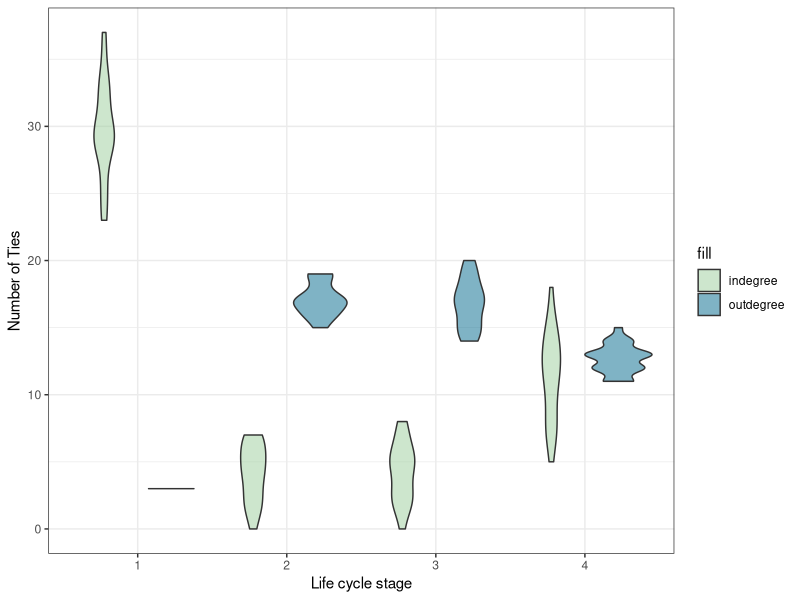
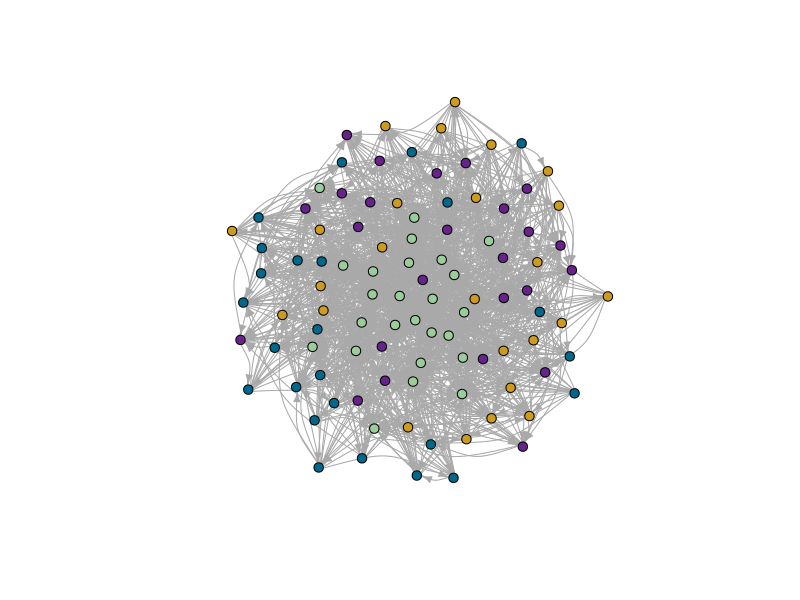
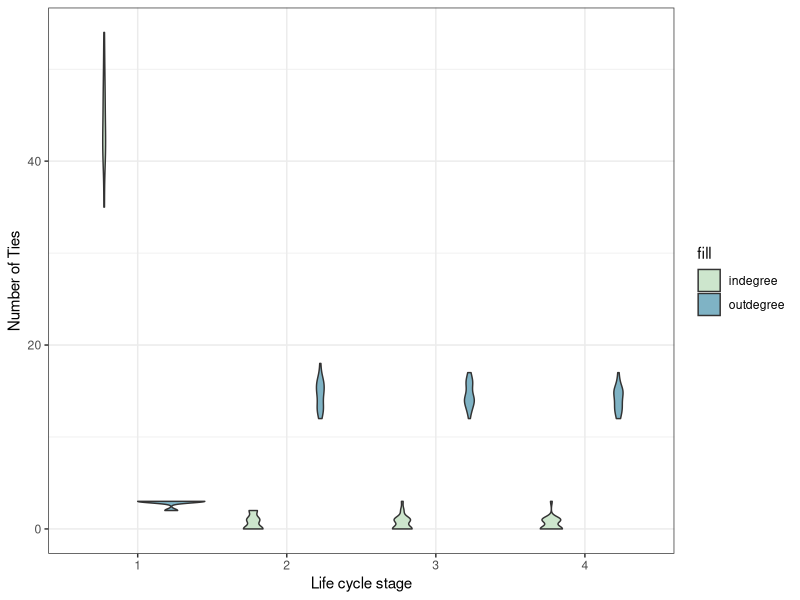
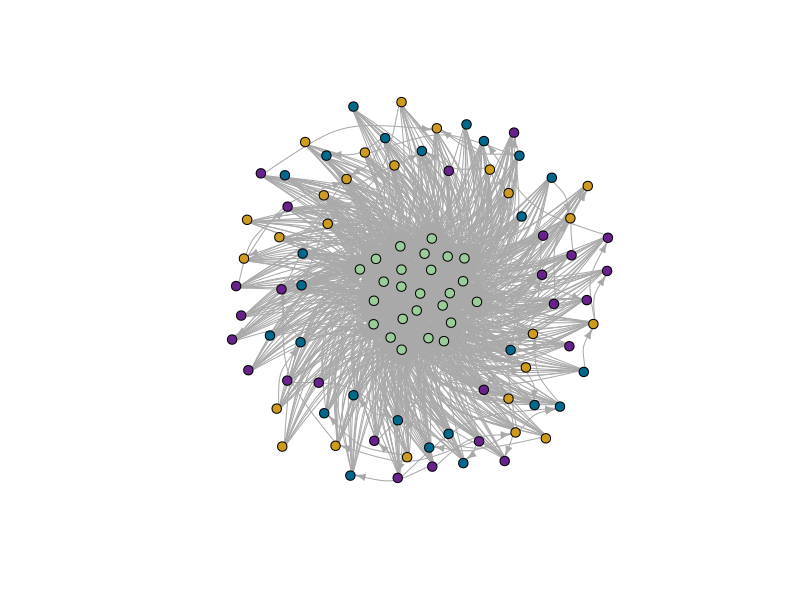
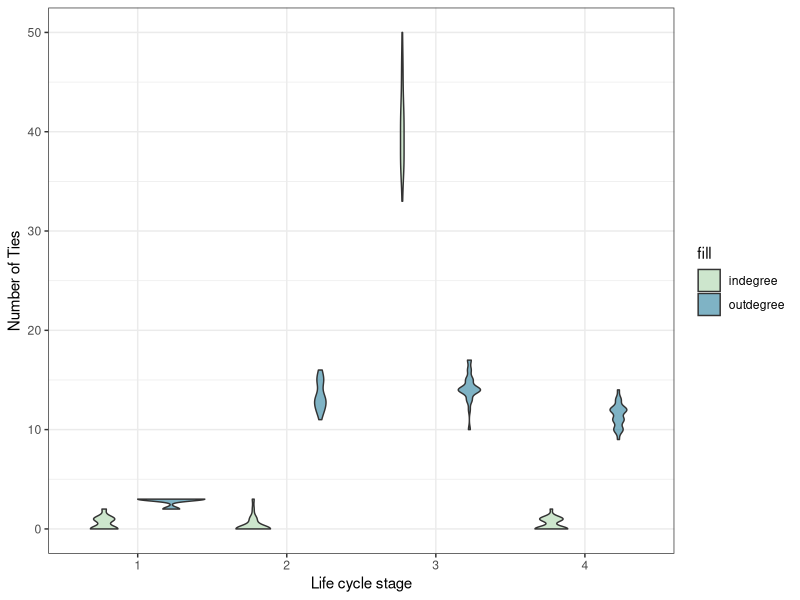
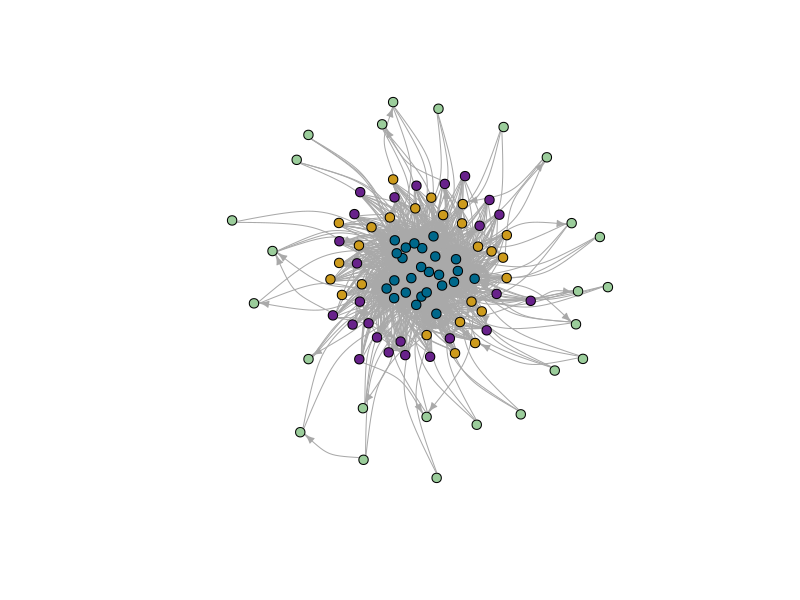
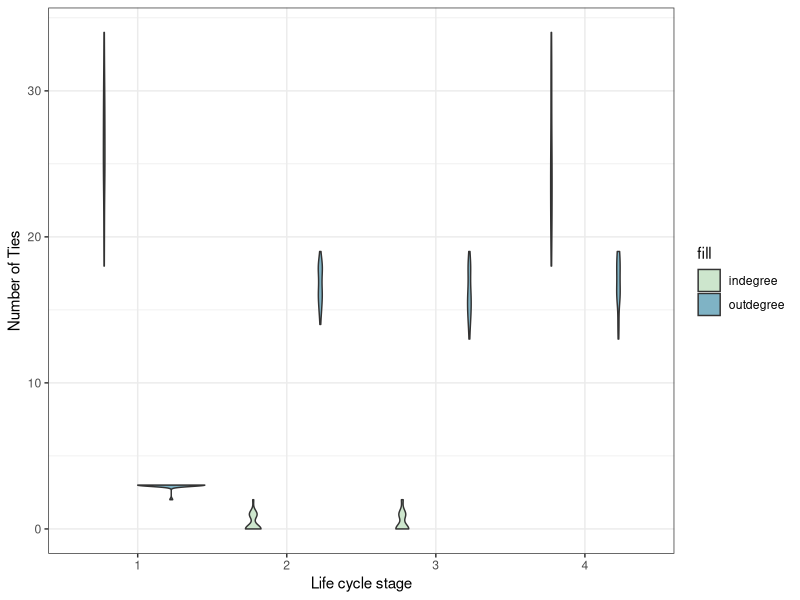
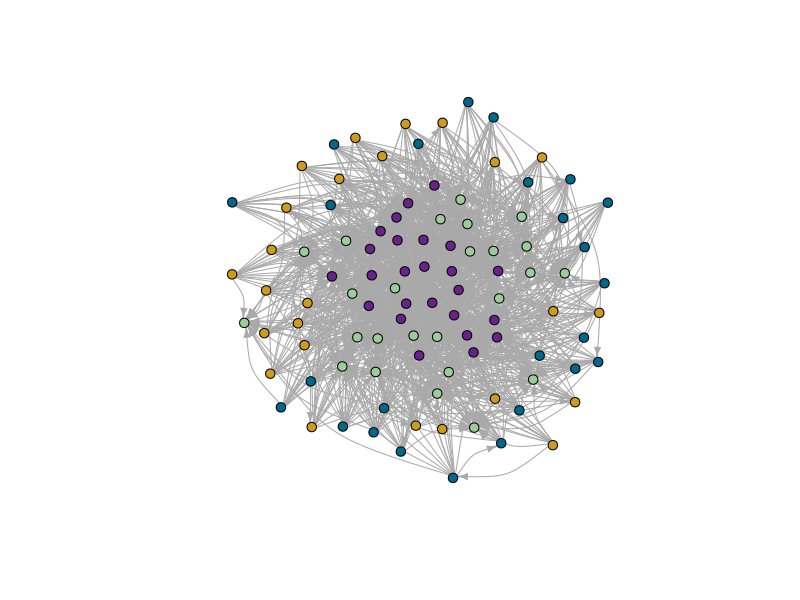

Write the R code that produced these figures, in order.
# Simulate network with SBM and node-specific max degree ----

# Load packages
#install.packages("igraph")
library(igraph)
#install.packages("ggplot2")
library(ggplot2)

## Function to simulate SBM with max out degre ----

# Load function
simulate_SBM_max_degree <- function(n, block_sizes, block_probs, max_deg, block_assignments) {
  adj_matrix <- matrix(0, nrow = n, ncol = n)
  for (i in 1:n) {
    potential_out_edges <- setdiff(1:n, i)
    prob <- block_probs[block_assignments[i], block_assignments[potential_out_edges]]
    prob[is.na(prob)] <- 0
    out_edges <- sample(potential_out_edges, size = max_deg[i], replace = TRUE, prob = prob)
    adj_matrix[i, out_edges] <- 1
      }
  return(adj_matrix)
}

### Set the parameters ----

# Specify the number of nodes and the number of blocks
N <- 100
num_blocks <- 4
block_sizes <- c(25, 25, 25, 25)

# Given eventual changing block assignments (e.g., individuals age), should probably create a unique ID for individuals and match on that
#create a data frame for individuals and their IDs
indiv <- data.frame(
  ID = 1:N, 
  block_assignments = rep(1:4, each=25)
)

# Define maximum out-degree for each node
# Here we create a vector of max outdegrees for each block
# But you can just supply the vector of food return counts
food_returns <- c(rep(3, 25), rep(20, 25), rep(20, 25), rep(15, 25))
max_deg <- food_returns

# Specify the probability of a connection between each pair of blocks
# This is the probability of each block sharing with each other block
# e.g., think of block 1 as kids and they are very unlike to share
# column 2 could be young adults and they're likely to share most with children and elderly (i.e., elements 1 and 4 in that column)
# Need to play around with the probabilities
block_probs <- matrix(c(0.001, 0.01, 0.01, 0.01,
                        0.001, 0.001, 0.001, 0.001,
                        0.001, 0.001, 0.001, 0.001,
                        0.001, 0.01, 0.001, 0.001),
                      nrow = num_blocks, ncol = num_blocks)
block_probs

### Generate the network ----

network <- simulate_SBM_max_degree(N, block_sizes, block_probs, max_deg, indiv$block_assignments)

#number of ties observed in the network 
sum(network)

# Look to see who's sending and receiving ties
indiv$out_degree <- rowSums(network)
indiv$in_degree <- colSums(network)
#check how it looks like
indiv

#plot it!
#prepare data
data <- reshape(indiv, 
        direction = "long",
        varying = list(names(indiv)[3:4]),
        v.names = "value",
        idvar = c("ID", "block_assignments"),
        timevar = "degree",
        times = c("outdegree", "indegree")
       )

y_limit_max <- range(data$value)[2]
# Take a quick look at the distributions of in and out-degree
  ggplot(data, aes(fill=factor(degree), y=value, x=factor(block_assignments))) + 
    geom_violin(position="dodge", alpha=0.5) +
    scale_fill_manual(values=c("darkseagreen3", "deepskyblue4"), name="fill") +
    theme_bw()  +
    xlab("Life cycle stage") +
    ylab("Number of Ties") +
    ylim(0,y_limit_max)

#prepare network plot
g <- graph_from_adjacency_matrix(network)
V(g)$ID <- indiv$ID
V(g)$stage_class <- indiv$block_assignments[match(V(g)$ID, indiv$ID)]
V(g)$colour[V(g)$stage_class == 1] <- "darkseagreen3" #juvenile
V(g)$colour[V(g)$stage_class == 2] <- "goldenrod3" #adult
V(g)$colour[V(g)$stage_class == 3] <- "deepskyblue4" #reproductive career
V(g)$colour[V(g)$stage_class == 4] <- "darkorchid4" #post-reproductive

#check network properties
edge_density(g)
reciprocity(g)
transitivity(g)
centralization.degree(g, "out")
centralization.degree(g, "in")

# Lets plot to see what the network looks like
# We'll colour by stage class 
plot(g, edge.arrow.size=0.5, vertex.size=5,
      vertex.label = NA, vertex.color = V(g)$colour, edge.curved=0.4, layout = layout_nicely)

## Playing with the network ----

### Change the probabilities in the block matrix ----

#### Resource transfers towards juveniles ----

# Specify the number of nodes and the number of blocks
N <- 100
num_blocks <- 4
block_sizes <- c(25, 25, 25, 25)

# Given eventual changing block assignments (e.g., individuals age), should probably create a unique ID for individuals and match on that
#create a data frame for individuals and their IDs
indiv_downt <- data.frame(
  ID = 1:N, 
  block_assignments = rep(1:4, each=25)
)

# Define maximum out-degree for each node
# Here we create a vector of max outdegrees for each block
# But you can just supply the vector of food return counts
food_returns <- c(rep(3, 25), rep(20, 25), rep(20, 25), rep(20, 25))
max_deg <- food_returns

# set up a block matrix where juveniles are the ones that receive more but share the less (i.e. downward transfers) 
block_probs_downt <- matrix(c(0.1, 0.1, 0.1, 0.1,
                        0.001, 0.001, 0.001, 0.001,
                        0.001, 0.001, 0.001, 0.001,
                        0.001, 0.001, 0.001, 0.001),
                      nrow = num_blocks, ncol = num_blocks)
block_probs_downt

##### Generate the network ----

network <- simulate_SBM_max_degree(N, block_sizes, block_probs_downt, max_deg, indiv_downt$block_assignments)

#number of ties observed in the network 
sum(network)

# Look to see who's sending and receiving ties
indiv_downt$out_degree <- rowSums(network)
indiv_downt$in_degree <- colSums(network)
#check how it looks like
indiv_downt

#plot it!
#prepare data
data <- reshape(indiv_downt, 
                direction = "long",
                varying = list(names(indiv_downt)[3:4]),
                v.names = "value",
                idvar = c("ID", "block_assignments"),
                timevar = "degree",
                times = c("outdegree", "indegree")
)

y_limit_max <- range(data$value)[2]
# Take a quick look at the distributions of in and out-degree
ggplot(data, aes(fill=factor(degree), y=value, x=factor(block_assignments))) + 
  geom_violin(position="dodge", alpha=0.5) +
  scale_fill_manual(values=c("darkseagreen3", "deepskyblue4"), name="fill") +
  theme_bw()  +
  xlab("Life cycle stage") +
  ylab("Number of Ties") +
  ylim(0,y_limit_max)

#prepare network plot
g_downt <- graph_from_adjacency_matrix(network)
V(g_downt)$ID <- indiv_downt$ID
V(g_downt)$stage_class <- indiv_downt$block_assignments[match(V(g_downt)$ID, indiv_downt$ID)]
V(g_downt)$colour[V(g_downt)$stage_class == 1] <- "darkseagreen3" #juvenile
V(g_downt)$colour[V(g_downt)$stage_class == 2] <- "goldenrod3" #adult
V(g_downt)$colour[V(g_downt)$stage_class == 3] <- "deepskyblue4" #reproductive career
V(g_downt)$colour[V(g_downt)$stage_class == 4] <- "darkorchid4" #post-reproductive
        
#check network properties
edge_density(g_downt)
reciprocity(g_downt)
transitivity(g_downt)
centralization.degree(g_downt, "out")
centralization.degree(g_downt, "in")

# Lets plot to see what the network looks like
# We'll colour by stage class 
plot(g_downt, edge.arrow.size=0.5, vertex.size=5,
       vertex.label = NA, vertex.color = V(g_downt)$colour, edge.curved=0.4, layout = layout_nicely)

#### Resource transfers towards reproductive career ----

# Specify the number of nodes and the number of blocks
N <- 100
num_blocks <- 4
block_sizes <- c(25, 25, 25, 25)

# Given eventual changing block assignments (e.g., individuals age), should probably create a unique ID for individuals and match on that
#create a data frame for individuals and their IDs
indiv_repro <- data.frame(
  ID = 1:N, 
  block_assignments = rep(1:4, each=25)
)

# Define maximum out-degree for each node
# Here we create a vector of max outdegrees for each block
# But you can just supply the vector of food return counts
food_returns <- c(rep(3, 25), rep(20, 25), rep(20, 25), rep(15, 25))
max_deg <- food_returns

# set up a block matrix where juveniles are the ones that receive more but share the less (i.e. downward transfers) 
block_probs_repro <- matrix(c(0.001, 0.001, 0.001, 0.001,
                              0.001, 0.001, 0.001, 0.001,
                              0.1, 0.1, 0.1, 0.1,
                              0.001, 0.001, 0.001, 0.001),
                            nrow = num_blocks, ncol = num_blocks)
block_probs_repro

##### Generate the network ----

network <- simulate_SBM_max_degree(N, block_sizes, block_probs_repro, max_deg, indiv_repro$block_assignments)

#number of ties observed in the network 
sum(network)

# Look to see who's sending and receiving ties
indiv_repro$out_degree <- rowSums(network)
indiv_repro$in_degree <- colSums(network)
#check how it looks like
indiv_repro

#plot it!
#prepare data
data <- reshape(indiv_repro, 
                direction = "long",
                varying = list(names(indiv_repro)[3:4]),
                v.names = "value",
                idvar = c("ID", "block_assignments"),
                timevar = "degree",
                times = c("outdegree", "indegree")
)

y_limit_max <- range(data$value)[2]
# Take a quick look at the distributions of in and out-degree
ggplot(data, aes(fill=factor(degree), y=value, x=factor(block_assignments))) + 
  geom_violin(position="dodge", alpha=0.5) +
  scale_fill_manual(values=c("darkseagreen3", "deepskyblue4"), name="fill") +
  theme_bw()  +
  xlab("Life cycle stage") +
  ylab("Number of Ties") +
  ylim(0,y_limit_max)

#prepare network plot
g_repro <- graph_from_adjacency_matrix(network)
V(g_repro)$ID <- indiv_repro$ID
V(g_repro)$stage_class <- indiv_repro$block_assignments[match(V(g_repro)$ID, indiv_repro$ID)]
V(g_repro)$colour[V(g_repro)$stage_class == 1] <- "darkseagreen3" #juvenile
V(g_repro)$colour[V(g_repro)$stage_class == 2] <- "goldenrod3" #adult
V(g_repro)$colour[V(g_repro)$stage_class == 3] <- "deepskyblue4" #reproductive career
V(g_repro)$colour[V(g_repro)$stage_class == 4] <- "darkorchid4" #post-reproductive
        
#check network properties
edge_density(g_repro)
reciprocity(g_repro)
transitivity(g_repro)
centralization.degree(g_repro, "out")
centralization.degree(g_repro, "in")
      
# Lets plot to see what the network looks like
# We'll colour by stage class 
plot(g_repro, edge.arrow.size=0.5, vertex.size=5,
vertex.label = NA, vertex.color = V(g_repro)$colour, edge.curved=0.4, layout = layout_nicely)
      
#### Resource transfers towards juveniles and post-reproductive ----

# Specify the number of nodes and the number of blocks
N <- 100
num_blocks <- 4
block_sizes <- c(25, 25, 25, 25)

# Given eventual changing block assignments (e.g., individuals age), should probably create a unique ID for individuals and match on that
#create a data frame for individuals and their IDs
indiv_juvepost <- data.frame(
  ID = 1:N, 
  block_assignments = rep(1:4, each=25)
)

# Define maximum out-degree for each node
# Here we create a vector of max outdegrees for each block
# But you can just supply the vector of food return counts
food_returns <- c(rep(3, 25), rep(20, 25), rep(20, 25), rep(20, 25))
max_deg <- food_returns

# set up a block matrix where juveniles are the ones that receive more but share the less (i.e. downward transfers) 
block_probs_juvepost <- matrix(c(0.1, 0.1, 0.1, 0.1,
                              0.001, 0.001, 0.001, 0.001,
                              0.001, 0.001, 0.001, 0.001,
                              0.1, 0.1, 0.1, 0.1),
                            nrow = num_blocks, ncol = num_blocks)
block_probs_juvepost

##### Generate the network ----

network <- simulate_SBM_max_degree(N, block_sizes, block_probs_juvepost, max_deg, indiv_juvepost$block_assignments)

#number of ties observed in the network 
sum(network)

# Look to see who's sending and receiving ties
indiv_juvepost$out_degree <- rowSums(network)
indiv_juvepost$in_degree <- colSums(network)
#check how it looks like
indiv_juvepost

#plot it!
#prepare data
data <- reshape(indiv_juvepost, 
                direction = "long",
                varying = list(names(indiv_juvepost)[3:4]),
                v.names = "value",
                idvar = c("ID", "block_assignments"),
                timevar = "degree",
                times = c("outdegree", "indegree")
)

y_limit_max <- range(data$value)[2]
# Take a quick look at the distributions of in and out-degree
ggplot(data, aes(fill=factor(degree), y=value, x=factor(block_assignments))) + 
  geom_violin(position="dodge", alpha=0.5) +
  scale_fill_manual(values=c("darkseagreen3", "deepskyblue4"), name="fill") +
  theme_bw()  +
  xlab("Life cycle stage") +
  ylab("Number of Ties") +
  ylim(0,y_limit_max)

#prepare network plot
g_juvepost <- graph_from_adjacency_matrix(network)
V(g_juvepost)$ID <- indiv_juvepost$ID
V(g_juvepost)$stage_class <- indiv_juvepost$block_assignments[match(V(g_juvepost)$ID, indiv_juvepost$ID)]
V(g_juvepost)$colour[V(g_juvepost)$stage_class == 1] <- "darkseagreen3" #juvenile
V(g_juvepost)$colour[V(g_juvepost)$stage_class == 2] <- "goldenrod3" #adult
V(g_juvepost)$colour[V(g_juvepost)$stage_class == 3] <- "deepskyblue4" #reproductive career
V(g_juvepost)$colour[V(g_juvepost)$stage_class == 4] <- "darkorchid4" #post-reproductive
        
#check network properties
edge_density(g_juvepost)
reciprocity(g_juvepost)
transitivity(g_juvepost)
centralization.degree(g_juvepost, "out")
centralization.degree(g_juvepost, "in")
      
# Lets plot to see what the network looks like
# We'll colour by stage class 
plot(g_juvepost, edge.arrow.size=0.5, vertex.size=5,
vertex.label = NA, vertex.color = V(g_juvepost)$colour, edge.curved=0.4, layout = layout_nicely)

#### Resource transfers towards juveniles and reproductive career ----

# Specify the number of nodes and the number of blocks
N <- 100
num_blocks <- 4
block_sizes <- c(25, 25, 25, 25)

# Given eventual changing block assignments (e.g., individuals age), should probably create a unique ID for individuals and match on that
#create a data frame for individuals and their IDs
indiv_juverepro <- data.frame(
  ID = 1:N, 
  block_assignments = rep(1:4, each=25)
)

# Define maximum out-degree for each node
# Here we create a vector of max outdegrees for each block
# But you can just supply the vector of food return counts
food_returns <- c(rep(3, 25), rep(20, 25), rep(20, 25), rep(15, 25))
max_deg <- food_returns

# set up a block matrix where juveniles are the ones that receive more but share the less (i.e. downward transfers) 
block_probs_juverepro <- matrix(c(0.1, 0.1, 0.1, 0.1,
                                 0.001, 0.001, 0.001, 0.001,
                                 0.1, 0.1, 0.1, 0.1,
                                 0.001, 0.001, 0.001, 0.001),
                               nrow = num_blocks, ncol = num_blocks)
block_probs_juverepro

##### Generate the network ----

network <- simulate_SBM_max_degree(N, block_sizes, block_probs_juverepro, max_deg, indiv_juverepro$block_assignments)

#number of ties observed in the network 
sum(network)

# Look to see who's sending and receiving ties
indiv_juverepro$out_degree <- rowSums(network)
indiv_juverepro$in_degree <- colSums(network)
#check how it looks like
indiv_juverepro

#plot it!
#prepare data
data <- reshape(indiv_juverepro, 
                direction = "long",
                varying = list(names(indiv_juverepro)[3:4]),
                v.names = "value",
                idvar = c("ID", "block_assignments"),
                timevar = "degree",
                times = c("outdegree", "indegree")
)

y_limit_max <- range(data$value)[2]
# Take a quick look at the distributions of in and out-degree
ggplot(data, aes(fill=factor(degree), y=value, x=factor(block_assignments))) + 
  geom_violin(position="dodge", alpha=0.5) +
  scale_fill_manual(values=c("darkseagreen3", "deepskyblue4"), name="fill") +
  theme_bw()  +
  xlab("Life cycle stage") +
  ylab("Number of Ties") +
  ylim(0,y_limit_max)

#prepare network plot
g_juverepro <- graph_from_adjacency_matrix(network)
V(g_juverepro)$ID <- indiv_juverepro$ID
V(g_juverepro)$stage_class <- indiv_juverepro$block_assignments[match(V(g_juverepro)$ID, indiv_juverepro$ID)]
V(g_juverepro)$colour[V(g_juverepro)$stage_class == 1] <- "darkseagreen3" #juvenile
V(g_juverepro)$colour[V(g_juverepro)$stage_class == 2] <- "goldenrod3" #adult
V(g_juverepro)$colour[V(g_juverepro)$stage_class == 3] <- "deepskyblue4" #reproductive career
V(g_juverepro)$colour[V(g_juverepro)$stage_class == 4] <- "darkorchid4" #post-reproductive
        
#check network properties
edge_density(g_juverepro)
reciprocity(g_juverepro)
transitivity(g_juverepro)
centralization.degree(g_juverepro, "out")
centralization.degree(g_juverepro, "in")
      
# Lets plot to see what the network looks like
# We'll colour by stage class 
plot(g_juverepro, edge.arrow.size=0.5, vertex.size=5,
vertex.label = NA, vertex.color = V(g_juverepro)$colour, edge.curved=0.4, layout = layout_nicely)

#### Resource transfers towards juveniles, reproductive career, and post-reproductive ----

# Specify the number of nodes and the number of blocks
N <- 100
num_blocks <- 4
block_sizes <- c(25, 25, 25, 25)

# Given eventual changing block assignments (e.g., individuals age), should probably create a unique ID for individuals and match on that
#create a data frame for individuals and their IDs
indiv_juverepropost <- data.frame(
  ID = 1:N, 
  block_assignments = rep(1:4, each=25)
)

# Define maximum out-degree for each node
# Here we create a vector of max outdegrees for each block
# But you can just supply the vector of food return counts
food_returns <- c(rep(3, 25), rep(20, 25), rep(20, 25), rep(15, 25))
max_deg <- food_returns

# set up a block matrix where juveniles are the ones that receive more but share the less (i.e. downward transfers) 
block_probs_juverepropost <- matrix(c(0.1, 0.1, 0.1, 0.1,
                                  0.001, 0.001, 0.001, 0.001,
                                  0.1, 0.1, 0.1, 0.1,
                                  0.1, 0.1, 0.1, 0.1),
                                nrow = num_blocks, ncol = num_blocks)
block_probs_juverepropost

##### Generate the network ----

network <- simulate_SBM_max_degree(N, block_sizes, block_probs_juverepropost, max_deg, indiv_juverepropost$block_assignments)

#number of ties observed in the network 
sum(network)

# Look to see who's sending and receiving ties
indiv_juverepropost$out_degree <- rowSums(network)
indiv_juverepropost$in_degree <- colSums(network)
#check how it looks like
indiv_juverepropost

#plot it!
#prepare data
data <- reshape(indiv_juverepropost, 
                direction = "long",
                varying = list(names(indiv_juverepropost)[3:4]),
                v.names = "value",
                idvar = c("ID", "block_assignments"),
                timevar = "degree",
                times = c("outdegree", "indegree")
)

y_limit_max <- range(data$value)[2]
# Take a quick look at the distributions of in and out-degree
ggplot(data, aes(fill=factor(degree), y=value, x=factor(block_assignments))) + 
  geom_violin(position="dodge", alpha=0.5) +
  scale_fill_manual(values=c("darkseagreen3", "deepskyblue4"), name="fill") +
  theme_bw()  +
  xlab("Life cycle stage") +
  ylab("Number of Ties") +
  ylim(0,y_limit_max)

#prepare network plot
g_juverepropost <- graph_from_adjacency_matrix(network)
V(g_juverepropost)$ID <- indiv_juverepropost$ID
V(g_juverepropost)$stage_class <- indiv_juverepropost$block_assignments[match(V(g_juverepropost)$ID, indiv_juverepropost$ID)]
V(g_juverepropost)$colour[V(g_juverepropost)$stage_class == 1] <- "darkseagreen3" #juvenile
V(g_juverepropost)$colour[V(g_juverepropost)$stage_class == 2] <- "goldenrod3" #adult
V(g_juverepropost)$colour[V(g_juverepropost)$stage_class == 3] <- "deepskyblue4" #reproductive career
V(g_juverepropost)$colour[V(g_juverepropost)$stage_class == 4] <- "darkorchid4" #post-reproductive
        
#check network properties
edge_density(g_juverepropost)
reciprocity(g_juverepropost)
transitivity(g_juverepropost)
centralization.degree(g_juverepropost, "out")
centralization.degree(g_juverepropost, "in")
      
# Lets plot to see what the network looks like
# We'll colour by stage class 
plot(g_juverepropost, edge.arrow.size=0.5, vertex.size=5,
vertex.label = NA, vertex.color = V(g_juverepropost)$colour, edge.curved=0.4, layout = layout_nicely)

#### Resource transfers equally towards everyone ----

# Specify the number of nodes and the number of blocks
N <- 100
num_blocks <- 4
block_sizes <- c(25, 25, 25, 25)

# Given eventual changing block assignments (e.g., individuals age), should probably create a unique ID for individuals and match on that
#create a data frame for individuals and their IDs
indiv_equal <- data.frame(
  ID = 1:N, 
  block_assignments = rep(1:4, each=25)
)

# Define maximum out-degree for each node
# Here we create a vector of max outdegrees for each block
# But you can just supply the vector of food return counts
food_returns <- c(rep(3, 25), rep(20, 25), rep(20, 25), rep(15, 25))
max_deg <- food_returns

# set up a block matrix where juveniles are the ones that receive more but share the less (i.e. downward transfers) 
block_probs_equal <- matrix(c(0.1, 0.1, 0.1, 0.1,
                                      0.1, 0.1, 0.1, 0.1,
                                      0.1, 0.1, 0.1, 0.1,
                                      0.1, 0.1, 0.1, 0.1),
                                    nrow = num_blocks, ncol = num_blocks)
block_probs_equal

##### Generate the network ----

network <- simulate_SBM_max_degree(N, block_sizes, block_probs_equal, max_deg, indiv_equal$block_assignments)

#number of ties observed in the network 
sum(network)

# Look to see who's sending and receiving ties
indiv_equal$out_degree <- rowSums(network)
indiv_equal$in_degree <- colSums(network)
#check how it looks like
indiv_equal

#plot it!
#prepare data
data <- reshape(indiv_equal, 
                direction = "long",
                varying = list(names(indiv_equal)[3:4]),
                v.names = "value",
                idvar = c("ID", "block_assignments"),
                timevar = "degree",
                times = c("outdegree", "indegree")
)

y_limit_max <- range(data$value)[2]
# Take a quick look at the distributions of in and out-degree
ggplot(data, aes(fill=factor(degree), y=value, x=factor(block_assignments))) + 
  geom_violin(position="dodge", alpha=0.5) +
  scale_fill_manual(values=c("darkseagreen3", "deepskyblue4"), name="fill") +
  theme_bw()  +
  xlab("Life cycle stage") +
  ylab("Number of Ties") +
  ylim(0,y_limit_max)

#prepare network plot
g_equal <- graph_from_adjacency_matrix(network)
V(g_equal)$ID <- indiv_equal$ID
V(g_equal)$stage_class <- indiv_equal$block_assignments[match(V(g_equal)$ID, indiv_equal$ID)]
V(g_equal)$colour[V(g_equal)$stage_class == 1] <- "darkseagreen3" #juvenile
V(g_equal)$colour[V(g_equal)$stage_class == 2] <- "goldenrod3" #adult
V(g_equal)$colour[V(g_equal)$stage_class == 3] <- "deepskyblue4" #reproductive career
V(g_equal)$colour[V(g_equal)$stage_class == 4] <- "darkorchid4" #post-reproductive
        
#check network properties
edge_density(g_equal)
reciprocity(g_equal)
transitivity(g_equal)
centralization.degree(g_equal, "out")
centralization.degree(g_equal, "in")
      
# Lets plot to see what the network looks like
# We'll colour by stage class 
plot(g_equal, edge.arrow.size=0.5, vertex.size=5,
vertex.label = NA, vertex.color = V(g_equal)$colour, edge.curved=0.4, layout = layout_nicely)

#### Resource transfers equally scarce towards everyone ----

# Specify the number of nodes and the number of blocks
N <- 100
num_blocks <- 4
block_sizes <- c(25, 25, 25, 25)

# Given eventual changing block assignments (e.g., individuals age), should probably create a unique ID for individuals and match on that
#create a data frame for individuals and their IDs
indiv_scarce <- data.frame(
  ID = 1:N, 
  block_assignments = rep(1:4, each=25)
)

# Define maximum out-degree for each node
# Here we create a vector of max outdegrees for each block
# But you can just supply the vector of food return counts
food_returns <- c(rep(3, 25), rep(20, 25), rep(20, 25), rep(15, 25))
max_deg <- food_returns

# set up a block matrix where juveniles are the ones that receive more but share the less (i.e. downward transfers) 
block_probs_scarce <- matrix(c(0.001, 0.001, 0.001, 0.001,
                              0.001, 0.001, 0.001, 0.001,
                              0.001, 0.001, 0.001, 0.001,
                              0.001, 0.001, 0.001, 0.001),
                            nrow = num_blocks, ncol = num_blocks)
block_probs_scarce

##### Generate the network ----

network <- simulate_SBM_max_degree(N, block_sizes, block_probs_scarce, max_deg, indiv_scarce$block_assignments)

#number of ties observed in the network 
sum(network)

# Look to see who's sending and receiving ties
indiv_scarce$out_degree <- rowSums(network)
indiv_scarce$in_degree <- colSums(network)
#check how it looks like
indiv_scarce

#plot it!
#prepare data
data <- reshape(indiv_scarce, 
                direction = "long",
                varying = list(names(indiv_scarce)[3:4]),
                v.names = "value",
                idvar = c("ID", "block_assignments"),
                timevar = "degree",
                times = c("outdegree", "indegree")
)

y_limit_max <- range(data$value)[2]
# Take a quick look at the distributions of in and out-degree
ggplot(data, aes(fill=factor(degree), y=value, x=factor(block_assignments))) + 
  geom_violin(position="dodge", alpha=0.5) +
  scale_fill_manual(values=c("darkseagreen3", "deepskyblue4"), name="fill") +
  theme_bw()  +
  xlab("Life cycle stage") +
  ylab("Number of Ties") +
  ylim(0,y_limit_max)

#prepare network plot
g_scarce <- graph_from_adjacency_matrix(network)
V(g_scarce)$ID <- indiv_scarce$ID
V(g_scarce)$stage_class <- indiv_scarce$block_assignments[match(V(g_scarce)$ID, indiv_scarce$ID)]
V(g_scarce)$colour[V(g_scarce)$stage_class == 1] <- "darkseagreen3" #juvenile
V(g_scarce)$colour[V(g_scarce)$stage_class == 2] <- "goldenrod3" #adult
V(g_scarce)$colour[V(g_scarce)$stage_class == 3] <- "deepskyblue4" #reproductive career
V(g_scarce)$colour[V(g_scarce)$stage_class == 4] <- "darkorchid4" #post-reproductive
        
#check network properties
edge_density(g_scarce)
reciprocity(g_scarce)
transitivity(g_scarce)
centralization.degree(g_scarce, "out")
centralization.degree(g_scarce, "in")
      
# Lets plot to see what the network looks like
# We'll colour by stage class 
plot(g_scarce, edge.arrow.size=0.5, vertex.size=5,
vertex.label = NA, vertex.color = V(g_scarce)$colour, edge.curved=0.4, layout = layout_nicely)

#### Resource transfers more realistic ----

# Specify the number of nodes and the number of blocks
N <- 100
num_blocks <- 4
block_sizes <- c(25, 25, 25, 25)

# Given eventual changing block assignments (e.g., individuals age), should probably create a unique ID for individuals and match on that
#create a data frame for individuals and their IDs
indiv_real <- data.frame(
  ID = 1:N, 
  block_assignments = rep(1:4, each=25)
)

# Define maximum out-degree for each node
# Here we create a vector of max outdegrees for each block
# But you can just supply the vector of food return counts
food_returns <- c(rep(3, 25), rep(20, 25), rep(20, 25), rep(15, 25))
max_deg <- food_returns

# set up a block matrix where juveniles are the ones that receive more but share the less (i.e. downward transfers) 
block_probs_real <- matrix(c(0.001, 0.008, 0.008, 0.008,
                             0.001, 0.001, 0.001, 0.001,
                             0.001, 0.002, 0.002, 0.003,
                             0.001, 0.003, 0.003, 0.002),
                             nrow = num_blocks, ncol = num_blocks)
block_probs_real

##### Generate the network ----

network <- simulate_SBM_max_degree(N, block_sizes, block_probs_real, max_deg, indiv_real$block_assignments)

#number of ties observed in the network 
sum(network)

# Look to see who's sending and receiving ties
indiv_real$out_degree <- rowSums(network)
indiv_real$in_degree <- colSums(network)
#check how it looks like
indiv_real

#plot it!
#prepare data
data <- reshape(indiv_real, 
                direction = "long",
                varying = list(names(indiv_real)[3:4]),
                v.names = "value",
                idvar = c("ID", "block_assignments"),
                timevar = "degree",
                times = c("outdegree", "indegree")
)

y_limit_max <- range(data$value)[2]
# Take a quick look at the distributions of in and out-degree
ggplot(data, aes(fill=factor(degree), y=value, x=factor(block_assignments))) + 
  geom_violin(position="dodge", alpha=0.5) +
  scale_fill_manual(values=c("darkseagreen3", "deepskyblue4"), name="fill") +
  theme_bw()  +
  xlab("Life cycle stage") +
  ylab("Number of Ties") +
  ylim(0,y_limit_max)

#prepare network plot
g_real <- graph_from_adjacency_matrix(network)
V(g_real)$ID <- indiv_real$ID
V(g_real)$stage_class <- indiv_real$block_assignments[match(V(g_real)$ID, indiv_real$ID)]
V(g_real)$colour[V(g_real)$stage_class == 1] <- "darkseagreen3" #juvenile
V(g_real)$colour[V(g_real)$stage_class == 2] <- "goldenrod3" #adult
V(g_real)$colour[V(g_real)$stage_class == 3] <- "deepskyblue4" #reproductive career
V(g_real)$colour[V(g_real)$stage_class == 4] <- "darkorchid4" #post-reproductive
        
#check network properties
edge_density(g_real)
reciprocity(g_real)
transitivity(g_real)
centralization.degree(g_real, "out")
centralization.degree(g_real, "in")
      
# Lets plot to see what the network looks like
# We'll colour by stage class 
plot(g_real, edge.arrow.size=0.5, vertex.size=5,
vertex.label = NA, vertex.color = V(g_real)$colour, edge.curved=0.4, layout = layout_nicely)

#### Resource transfers more realistic: low probability ----

# Specify the number of nodes and the number of blocks
N <- 100
num_blocks <- 4
block_sizes <- c(25, 25, 25, 25)

# Given eventual changing block assignments (e.g., individuals age), should probably create a unique ID for individuals and match on that
#create a data frame for individuals and their IDs
indiv_reallow <- data.frame(
  ID = 1:N, 
  block_assignments = rep(1:4, each=25)
)

# Define maximum out-degree for each node
# Here we create a vector of max outdegrees for each block
# But you can just supply the vector of food return counts
food_returns <- c(rep(3, 25), rep(20, 25), rep(20, 25), rep(15, 25))
max_deg <- food_returns

# set up a block matrix where juveniles are the ones that receive more but share the less (i.e. downward transfers) 
block_probs_reallow <- matrix(c(0.0001, 0.0008, 0.0008, 0.0008,
                             0.0001, 0.0001, 0.0001, 0.0001,
                             0.0001, 0.0002, 0.0002, 0.0003,
                             0.0001, 0.0003, 0.0003, 0.0002),
                           nrow = num_blocks, ncol = num_blocks)
block_probs_reallow

##### Generate the network ----

network <- simulate_SBM_max_degree(N, block_sizes, block_probs_reallow, max_deg, indiv_reallow$block_assignments)

#number of ties observed in the network 
sum(network)

# Look to see who's sending and receiving ties
indiv_reallow$out_degree <- rowSums(network)
indiv_reallow$in_degree <- colSums(network)
#check how it looks like
indiv_reallow

#plot it!
#prepare data
data <- reshape(indiv_reallow, 
                direction = "long",
                varying = list(names(indiv_reallow)[3:4]),
                v.names = "value",
                idvar = c("ID", "block_assignments"),
                timevar = "degree",
                times = c("outdegree", "indegree")
)

y_limit_max <- range(data$value)[2]
# Take a quick look at the distributions of in and out-degree
ggplot(data, aes(fill=factor(degree), y=value, x=factor(block_assignments))) + 
  geom_violin(position="dodge", alpha=0.5) +
  scale_fill_manual(values=c("darkseagreen3", "deepskyblue4"), name="fill") +
  theme_bw()  +
  xlab("Life cycle stage") +
  ylab("Number of Ties") +
  ylim(0,y_limit_max)

#prepare network plot
g_reallow <- graph_from_adjacency_matrix(network)
V(g_reallow)$ID <- indiv_reallow$ID
V(g_reallow)$stage_class <- indiv_reallow$block_assignments[match(V(g_reallow)$ID, indiv_reallow$ID)]
V(g_reallow)$colour[V(g_reallow)$stage_class == 1] <- "darkseagreen3" #juvenile
V(g_reallow)$colour[V(g_reallow)$stage_class == 2] <- "goldenrod3" #adult
V(g_reallow)$colour[V(g_reallow)$stage_class == 3] <- "deepskyblue4" #reproductive career
V(g_reallow)$colour[V(g_reallow)$stage_class == 4] <- "darkorchid4" #post-reproductive
        
#check network properties
edge_density(g_reallow)
reciprocity(g_reallow)
transitivity(g_reallow)
centralization.degree(g_reallow, "out")
centralization.degree(g_reallow, "in")
      
# Lets plot to see what the network looks like
# We'll colour by stage class 
plot(g_reallow, edge.arrow.size=0.5, vertex.size=5,
vertex.label = NA, vertex.color = V(g_reallow)$colour, edge.curved=0.4, layout = layout_nicely)
      
#### Resource transfers more realistic: lower max out-degree  ----

# Specify the number of nodes and the number of blocks
N <- 100
num_blocks <- 4
block_sizes <- c(25, 25, 25, 25)

# Given eventual changing block assignments (e.g., individuals age), should probably create a unique ID for individuals and match on that
#create a data frame for individuals and their IDs
indiv_reallow <- data.frame(
  ID = 1:N, 
  block_assignments = rep(1:4, each=25)
)

# Define maximum out-degree for each node
# Here we create a vector of max outdegrees for each block
# But you can just supply the vector of food return counts
food_returns <- c(rep(3, 25), rep(15, 25), rep(15, 25), rep(10, 25))
max_deg <- food_returns

# set up a block matrix where juveniles are the ones that receive more but share the less (i.e. downward transfers) 
block_probs_reallow <- matrix(c(0.001, 0.008, 0.008, 0.008,
                                0.001, 0.001, 0.001, 0.001,
                                0.001, 0.002, 0.002, 0.003,
                                0.001, 0.003, 0.003, 0.002),
                              nrow = num_blocks, ncol = num_blocks)
block_probs_reallow

##### Generate the network ----

network <- simulate_SBM_max_degree(N, block_sizes, block_probs_reallow, max_deg, indiv_reallow$block_assignments)

#number of ties observed in the network 
sum(network)

# Look to see who's sending and receiving ties
indiv_reallow$out_degree <- rowSums(network)
indiv_reallow$in_degree <- colSums(network)
#check how it looks like
indiv_reallow

#plot it!
#prepare data
data <- reshape(indiv_reallow, 
                direction = "long",
                varying = list(names(indiv_reallow)[3:4]),
                v.names = "value",
                idvar = c("ID", "block_assignments"),
                timevar = "degree",
                times = c("outdegree", "indegree")
)

y_limit_max <- range(data$value)[2]
# Take a quick look at the distributions of in and out-degree
ggplot(data, aes(fill=factor(degree), y=value, x=factor(block_assignments))) + 
  geom_violin(position="dodge", alpha=0.5) +
  scale_fill_manual(values=c("darkseagreen3", "deepskyblue4"), name="fill") +
  theme_bw()  +
  xlab("Life cycle stage") +
  ylab("Number of Ties") +
  ylim(0,y_limit_max)

#prepare network plot
g_reallow <- graph_from_adjacency_matrix(network)
V(g_reallow)$ID <- indiv_reallow$ID
V(g_reallow)$stage_class <- indiv_reallow$block_assignments[match(V(g_reallow)$ID, indiv_reallow$ID)]
V(g_reallow)$colour[V(g_reallow)$stage_class == 1] <- "darkseagreen3" #juvenile
V(g_reallow)$colour[V(g_reallow)$stage_class == 2] <- "goldenrod3" #adult
V(g_reallow)$colour[V(g_reallow)$stage_class == 3] <- "deepskyblue4" #reproductive career
V(g_reallow)$colour[V(g_reallow)$stage_class == 4] <- "darkorchid4" #post-reproductive
        
#check network properties
edge_density(g_reallow)
reciprocity(g_reallow)
transitivity(g_reallow)
centralization.degree(g_reallow, "out")
centralization.degree(g_reallow, "in")
      
# Lets plot to see what the network looks like
# We'll colour by stage class 
plot(g_reallow, edge.arrow.size=0.5, vertex.size=5,
vertex.label = NA, vertex.color = V(g_reallow)$colour, edge.curved=0.4, layout = layout_nicely)
      
#### Resource transfers more realistic: lower max out-degree  ----

# Specify the number of nodes and the number of blocks
N <- 100
num_blocks <- 4
block_sizes <- c(25, 25, 25, 25)

# Given eventual changing block assignments (e.g., individuals age), should probably create a unique ID for individuals and match on that
#create a data frame for individuals and their IDs
indiv_reallowmax <- data.frame(
  ID = 1:N, 
  block_assignments = rep(1:4, each=25)
)

# Define maximum out-degree for each node
# Here we create a vector of max outdegrees for each block
# But you can just supply the vector of food return counts
food_returns <- c(rep(3, 25), rep(15, 25), rep(15, 25), rep(10, 25))
max_deg <- food_returns

# set up a block matrix where juveniles are the ones that receive more but share the less (i.e. downward transfers) 
block_probs_reallowmax <- matrix(c(0.0001, 0.0008, 0.0008, 0.0008,
                                0.0001, 0.0001, 0.0001, 0.0001,
                                0.0001, 0.0002, 0.0002, 0.0003,
                                0.0001, 0.0003, 0.0003, 0.0002),
                              nrow = num_blocks, ncol = num_blocks)
block_probs_reallowmax

##### Generate the network ----

network <- simulate_SBM_max_degree(N, block_sizes, block_probs_reallowmax, max_deg, indiv_reallowmax$block_assignments)

#number of ties observed in the network 
sum(network)

# Look to see who's sending and receiving ties
indiv_reallowmax$out_degree <- rowSums(network)
indiv_reallowmax$in_degree <- colSums(network)
#check how it looks like
indiv_reallowmax

#plot it!
#prepare data
data <- reshape(indiv_reallowmax, 
                direction = "long",
                varying = list(names(indiv_reallowmax)[3:4]),
                v.names = "value",
                idvar = c("ID", "block_assignments"),
                timevar = "degree",
                times = c("outdegree", "indegree")
)

y_limit_max <- range(data$value)[2]
# Take a quick look at the distributions of in and out-degree
ggplot(data, aes(fill=factor(degree), y=value, x=factor(block_assignments))) + 
  geom_violin(position="dodge", alpha=0.5) +
  scale_fill_manual(values=c("darkseagreen3", "deepskyblue4"), name="fill") +
  theme_bw()  +
  xlab("Life cycle stage") +
  ylab("Number of Ties") +
  ylim(0,y_limit_max)

#prepare network plot
g_reallowmax <- graph_from_adjacency_matrix(network)
V(g_reallowmax)$ID <- indiv_reallowmax$ID
V(g_reallowmax)$stage_class <- indiv_reallowmax$block_assignments[match(V(g_reallowmax)$ID, indiv_reallowmax$ID)]
V(g_reallowmax)$colour[V(g_reallowmax)$stage_class == 1] <- "darkseagreen3" #juvenile
V(g_reallowmax)$colour[V(g_reallowmax)$stage_class == 2] <- "goldenrod3" #adult
V(g_reallowmax)$colour[V(g_reallowmax)$stage_class == 3] <- "deepskyblue4" #reproductive career
V(g_reallowmax)$colour[V(g_reallowmax)$stage_class == 4] <- "darkorchid4" #post-reproductive
        
#check network properties
edge_density(g_reallowmax)
reciprocity(g_reallowmax)
transitivity(g_reallowmax)
centralization.degree(g_reallowmax, "out")
centralization.degree(g_reallowmax, "in")
      
# Lets plot to see what the network looks like
# We'll colour by stage class 
plot(g_reallowmax, edge.arrow.size=0.5, vertex.size=5,
vertex.label = NA, vertex.color = V(g_reallowmax)$colour, edge.curved=0.4, layout = layout_nicely)
      
      
